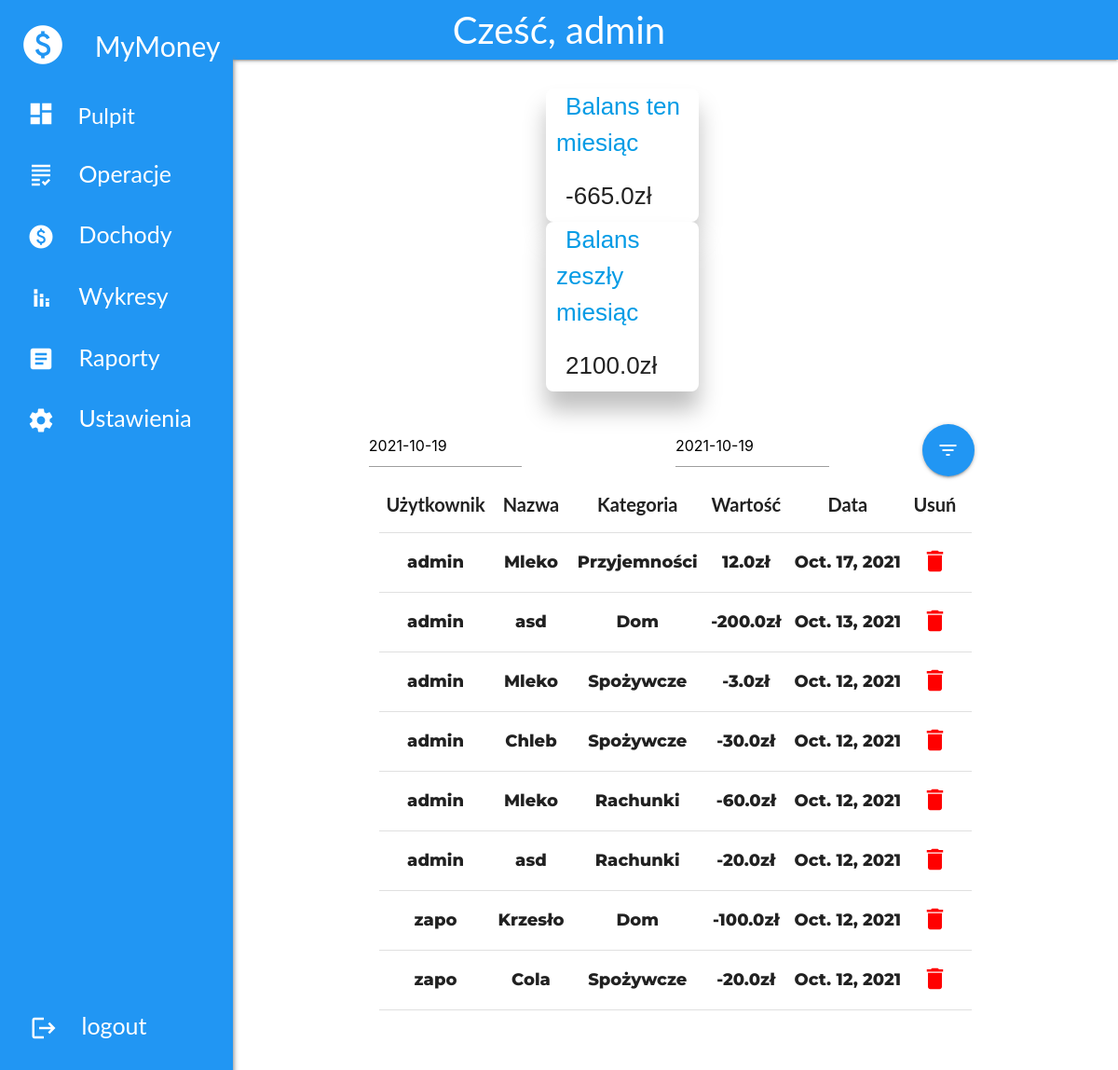
Page /operations (signed in) on the committed database.
### budget_app/models.py (models this page shows)
class ExpenseInfo(models.Model):
    username = models.CharField(max_length=255, default='NoName')
    expense_name = models.CharField(max_length=20)
    category = models.CharField(max_length=20)
    cost = models.FloatField()
    budget_id = models.CharField(default='0123456789', max_length=10)
    date_added = models.DateField()
    user_expense = models.CharField(max_length=20)

### budget_app/views.py (the view)
# urls.py: path('operations', views.operations, name='operations'),
def operations(request):
    try:
        from_ = request.POST['from']
        to_ = request.POST['to']
    except:
        to_, from_ = date.today(), date.today() - timedelta(days=7)
    budget_id = request.user.last_name
    expense_items = ExpenseInfo.objects.filter(user_expense=budget_id, date_added__range=[from_, to_]).order_by(
        '-date_added')
    balance = ExpenseInfo.objects.filter(user_expense=budget_id, date_added__month=date.today().month).aggregate(
        budget=Sum('cost'))
    balance_month = ExpenseInfo.objects.filter(user_expense=budget_id,
                                               date_added__month=date.today().month - 1).aggregate(
        budget=Sum('cost'))
    context = {'expense_items': expense_items,
               'balance': balance['budget'],
               'balance_month': balance_month['budget']}
    return render(request, "budget_app/operations.html", context=context)

### budget_app/templates/budget_app/operations.html (shortened to what this page needs)
{% load static %}
<!DOCTYPE html>
<html>
<head>
        <link rel="stylesheet" href="https://cdnjs.cloudflare.com/ajax/libs/materialize/1.0.0/css/materialize.min.css">
        <link rel="stylesheet" href="{% static 'css/style.css' %}">
</head>
<body>
<nav class="blue" >
     <center><a href='{% url "index" %}' class='welcome'>Cześć, {{ user }}</a></center>
</nav>
    <div id="mySidebar" class="sidebar" onmouseover="toggleSidebar()" onmouseout="toggleSidebar()">
        <ul>
            <li><a href="app"><span><i class="material-icons" style="font-size: 50px; margin-left: -8px;">paid</i><span class="icon-text" style="font-size:30px">&nbsp;&nbsp;&nbsp;&nbsp;MyMoney</span></a></li>
            <li><a href="app"><span><i class="material-icons">dashboard</i><span class="icon-text">&nbsp;&nbsp;&nbsp;&nbsp;Pulpit</span></a></li>
            <li><a href="operations"><i class="material-icons">grading</i>&nbsp;&nbsp;&nbsp;&nbsp;Operacje</a></span></li>
            <li><a href="payments"><i class="material-icons">paid</i>&nbsp;&nbsp;&nbsp;&nbsp;Dochody</a></span></li>
            <li><a href="charts"><i class="material-icons">stacked_bar_chart</i>&nbsp;&nbsp;&nbsp;&nbsp;Wykresy</span></a></li>
            <li><a href="#"><i class="material-icons">article</i>&nbsp;&nbsp;&nbsp;&nbsp;Raporty</span></a></li>
            <li><a href="settings"><i class="material-icons">settings</i>&nbsp;&nbsp;&nbsp;&nbsp;Ustawienia</span></a></li>
        </ul>
        <a href="{% url "logout" %}" class="logout"><i class="material-icons">logout</i>&nbsp;&nbsp;&nbsp;&nbsp;logout<span></a>
    </div>
<div id="main">
        <div class="section">
            <form class="col s12" action='{% url "operations" %}' method='post'>
                <div class="row">
                    <div class="container">
                            <div class="dash_info_payment col s3 offset-s3 "><a class="title_dash_balance2">Balans ten miesiąc</a>
                                            <h4 class="amount_dash_balance2">{{balance}}zł</h4></div>
                            <div class="dash_info_payment col s3 offset-s3"><a class="title_dash_balance3">Balans zeszły miesiąc</a>
                                            <h4 class="amount_dash_balance2">{{balance_month}}zł</h4></div>
                            <br><br><br><br><br><br><br>
            </div>
        </div>
    <div class="section">
            <div class="row">
                <div class="container">
                    <form action='{% url "operations" %}' method='post'>
                    <input name="from" id="from" type="text" class="datepicker col s3">
                    <div class="col s3"></div>
                    <input name="to" id="to" type="text" class="datepicker col s3">
                    <button class="btn-floating btn-large waves-effect waves-light blue" style="margin-left:100px;">
                            <i class="material-icons right">filter_list</i>
                    </button>
                    </form>
                    <div class="col s12">
                        <table class="highlight centered responsive-table" ">
                            <thead>
                                <tr style="font-size: 20px; font-weight: 300;">
                                    <th>Użytkownik</th>
                                    <th>Nazwa</th>
                                    <th>Kategoria</th>
                                    <th>Wartość</th>
                                    <th>Data</th>
                                    <th>Usuń</th>
                                    <th></th>
                                </tr>
                            </thead>
                            <tbody style="font-size: 18px; font-family: 'Montserrat', sans-serif; font-weight: 800;">
                                {% for expense_item in expense_items %}
                                <tr>
                                    <td>{{ expense_item.username}}</td>
                                    <td>{{ expense_item.expense_name }}</td>
                                    <td>{{ expense_item.category }}</td>
                                    <td>{{ expense_item.cost }}zł</td>
                                    <td>{{ expense_item.date_added}}</td>
                                    <td><a href="{% url 'delete item' expense_item.id %}"><i class="material-icons" style="color: red;">delete</i></a></td>
                                </tr>
                                {% endfor %}
                            </tbody>
                        </table>
                    </div>
                </div>
            </div>
    </div>
</div>
</body>
</html>

### budget_app/static/css/style.css (style rules this page uses)
body { font-family: "Lato", sans-serif; }
.sidebar { height: 100%; width: 85px; position: fixed; z-index: 1; top: 0; left: 0; background-color: #2196F3; overflow-x: hidden; transition: 0.5s; padding-top: 0px; white-space: nowrap; box-shadow: 5px 60px 5px -4px #888; }
.sidebar a { padding: 8px 8px 8px 32px; text-decoration: none; font-size: 25px; color: #ffffff; display: block; transition: 0.3s; }
.material-icons, .icon-text { vertical-align: middle; font-size: 24px; }
.material-icons { padding-bottom: 3px; font-size: 30px; }
#main { transition: margin-left .5s; padding: 16px; margin-left: 100px; }
.logout { position: absolute; bottom: 20px; }
li { margin: 10px -3px; }
.welcome { font-size: 40px; }
nav { z-index:1 }
.dash_info_payment { background-color: #ffffff; border-radius: 8px; margin-right: 50px; margin-left: 190px !important; box-shadow: 0 20px 25px rgba(0,0,0,0.25); text-align: left; }
.dash_info_payment * { font-family: "Poppins",sans-serif; font-size: 26px; font-color: black; text-align: left; padding-left: 10px; }

### rows in the picture
ExpenseInfo: username "admin", expense_name "Mleko", category "Przyjemności", cost "12.0", date_added "Oct. 17, 2021"
ExpenseInfo: username "admin", expense_name "asd", category "Dom", cost "-200.0", date_added "Oct. 13, 2021"
ExpenseInfo: username "admin", expense_name "Mleko", category "Spożywcze", cost "-3.0", date_added "Oct. 12, 2021"
ExpenseInfo: username "admin", expense_name "Chleb", category "Spożywcze", cost "-30.0", date_added "Oct. 12, 2021"
ExpenseInfo: username "admin", expense_name "Mleko", category "Rachunki", cost "-60.0", date_added "Oct. 12, 2021"
ExpenseInfo: username "admin", expense_name "asd", category "Rachunki", cost "-20.0", date_added "Oct. 12, 2021"
ExpenseInfo: username "zapo", expense_name "Krzesło", category "Dom", cost "-100.0", date_added "Oct. 12, 2021"
ExpenseInfo: username "zapo", expense_name "Cola", category "Spożywcze", cost "-20.0", date_added "Oct. 12, 2021"

### other values in the picture
{{ user }} "admin"
{{ balance }} "-665.0"
{{ balance_month }} "2100.0"
